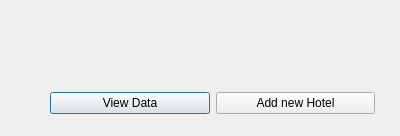
<?xml version="1.0" encoding="UTF-8"?>
<ui version="4.0">
 <class>postpass</class>
 <widget class="QDialog" name="postpass">
  <property name="geometry">
   <rect>
    <x>0</x>
    <y>0</y>
    <width>400</width>
    <height>136</height>
   </rect>
  </property>
  <property name="minimumSize">
   <size>
    <width>400</width>
    <height>136</height>
   </size>
  </property>
  <property name="maximumSize">
   <size>
    <width>400</width>
    <height>136</height>
   </size>
  </property>
  <property name="windowTitle">
   <string>Dialog</string>
  </property>
  <widget class="QLabel" name="label">
   <property name="geometry">
    <rect>
     <x>110</x>
     <y>20</y>
     <width>201</width>
     <height>41</height>
    </rect>
   </property>
   <property name="text">
    <string/>
   </property>
  </widget>
  <widget class="QWidget" name="layoutWidget">
   <property name="geometry">
    <rect>
     <x>50</x>
     <y>90</y>
     <width>325</width>
     <height>27</height>
    </rect>
   </property>
   <layout class="QHBoxLayout" name="horizontalLayout">
    <item>
     <widget class="QPushButton" name="ViewButton">
      <property name="text">
       <string>View Data</string>
      </property>
     </widget>
    </item>
    <item>
     <layout class="QHBoxLayout" name="horizontalLayout_2">
      <item>
       <widget class="QPushButton" name="AddButton">
        <property name="text">
         <string>Add new Hotel</string>
        </property>
       </widget>
      </item>
     </layout>
    </item>
   </layout>
  </widget>
 </widget>
 <resources/>
 <connections/>
</ui>
